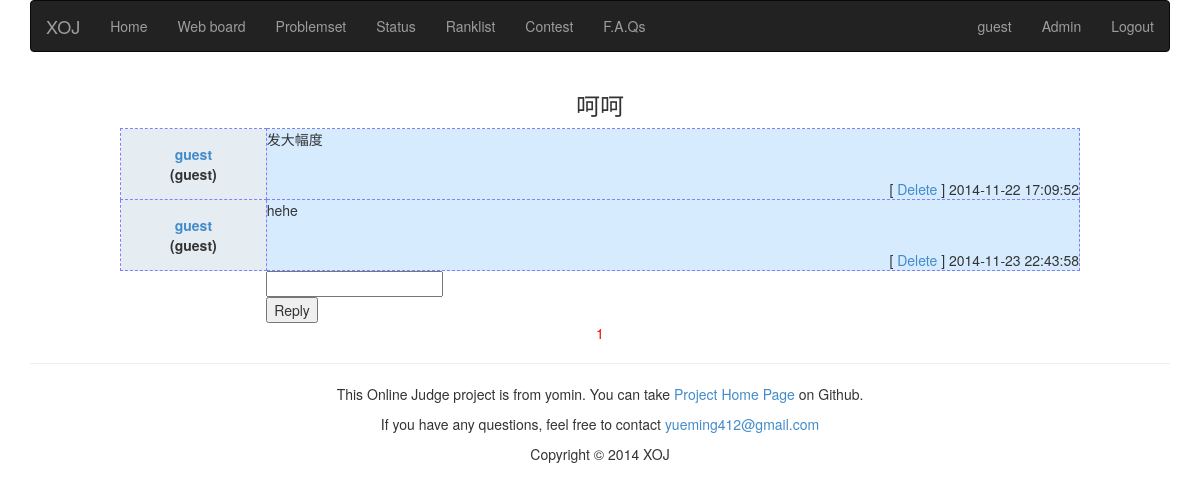
The app's page /comment/1/ (signed in) with its own data.
### appfile/models.py (models this page shows, shortened)
class User(db.Model):
    userid = db.Column(db.String(22), primary_key = True, unique = True)
    nickname = db.Column(db.String(22),unique = True)
    password = db.Column(db.String(100),unique = True)
    is_admin = db.Column(db.Boolean)
    ac_count = db.Column(db.Integer, default = 0)
    submit_count = db.Column(db.Integer, default = 0)
    def is_authenticated(self):
        return True

class Comment(db.Model):
    tid = db.Column(db.Integer, primary_key = True)
    pid = db.Column(db.Integer)
    userid = db.Column(db.String(22))
    nickname = db.Column(db.String(22))
    title = db.Column(db.String(32))
    content = db.Column(db.Text)
    post_time = db.Column(db.String(19))
    last_reply = db.Column(db.String(19))
    re = db.Column(db.Integer, default = 0)
    replys = db.relationship('Reply', backref = db.backref('comment'))

class Reply(db.Model):
    rid = db.Column(db.Integer, primary_key = True)
    tid = db.Column(db.Integer, db.ForeignKey('comment.tid', ondelete = 'CASCADE'))
    userid = db.Column(db.String(22))
    nickname = db.Column(db.String(22))
    content = db.Column(db.Text)
    post_time = db.Column(db.String(19))

### appfile/views.py (the view, shortened to what this page needs)
@app.route('/comment/<int:tid>/',methods = ['GET','POST'])
def show_comment(tid):
    form = ReplyForm()
    if request.method == 'GET':
        page = request.args.get('page')
        if not page:
            page = 1
        else:
            page = int(page)
        if page == 1:
            comment = Comment.query.get(tid)
        else:
            comment = None
        title = Comment.query.get(tid).title
        reply_list = Reply.query.filter_by(tid = tid).order_by(Reply.tid).paginate(page, MAX_REPLY_NUM_ONE_PAGE,False)
        return render_template('showcomment.html', tid = tid, title = title, comment = comment, page = page,reply_list = reply_list, form = form)

### appfile/forms.py
class ReplyForm(Form):
    content = TextField()

### appfile/views.py (called while the page is built)
@login_manager.user_loader
def load_user(userid):
    return User.query.get(userid)

@app.before_request
def before_request():
    g.user = current_user
    if g.user.is_authenticated():
        g.url = url_for('userinfo',userid = g.user.userid)

### appfile/templates/showcomment.html (shortened to what this page needs)
{% extends "base.html" %}
{% block content %}
<h3 class="center">{{ title }}</h3>
<table class="reply">
    {% if page == 1 %}
        <tr>
            <td class="userinfo">
                <a href={{ url_for('userinfo', userid = comment.userid) }}> {{ comment.userid }} </a><br />
                ({{ comment.nickname }})
            </td>
            <td class="content">
                {{ comment.content }}
                <div class="tip">
                    {% if g.user.is_authenticated() and (g.user.is_admin or g.user.userid == comment.userid) %}
                        [<a href={{ url_for('deletepost', tid = comment.tid) }}> Delete </a>]
                    {% endif %}
                    {{ comment.post_time }}
                </div>
            </td>
        </tr>
    {% endif %}
    {% for reply in reply_list.items %}
        <tr>
            <td class="userinfo">
                <a href={{ url_for('userinfo', userid = reply.userid) }}> {{ reply.userid }} </a><br />
                ({{ reply.nickname }})
            </td>
            <td class="content">
                {{ reply.content }}
                <div class="tip">
                    {% if g.user.is_authenticated() and (g.user.is_admin or g.user.userid == reply.userid) %}
                        [<a href={{ url_for('deletepost', rid = reply.rid) }}> Delete </a>]
                    {% endif %}
                    {{ reply.post_time }}
                </div>
            </td>
        </tr>
    {% endfor %}
    <tr>
        <td></td>
        <td>
            {% if g.user.is_authenticated() %}
                <form action={{ url_for('show_comment', tid = tid )}} method="POST">
                    {{ form.content(id="thread", rows = 10, cols = 77) }}<br />
                    <input type="submit" value="Reply">
                </form>
            {% endif %}
        </td>
    </tr>
</table>
<div class="center">
    {% for i in reply_list.iter_pages() %}
        {% if page == i %}
            <span class="red"> {{ i }} </span>
        {% else %}
            <a href={{ url_for('show_comment', tid = tid, page = i) }}> {{ i }} </a>
        {% endif %}
    {% endfor %}
</div>
{% endblock %}

### appfile/templates/base.html (shortened to what this page needs)
<!DOCTYPE html>
<html lang="zh-cn">
    <head>
        <link rel="stylesheet" type="text/css" href={{ url_for('static', filename='css/bootstrap.min.css') }}>
        <link rel="stylesheet" type="text/css" href={{ url_for('static', filename='css/style.css') }}>
    </head>
    <body>
        <div class="container">
            <nav class="navbar navbar-inverse" role="navigation">
                <div class="navbar-header">
                    <a class="navbar-brand" href={{ url_for('index')}}>XOJ</a>
                </div>
                <div class="collapse navbar-collapse" id="bs-example-navbar-collapse-1">
                    <ul class="nav navbar-nav">
                        <li><a href="/">Home</a></li>
                        <li><a href="/discuss/">Web board</a></li>
                        <li><a href="/problemset/">Problemset</a></li>
                        <li><a href="/status/">Status</a></li>
                        <li><a href="/ranklist/">Ranklist</a></li>
                        <li><a href="/">Contest</a></li>
                        <li><a href="/FAQ/">F.A.Qs</a></li>
                    </ul>
                    {% if g.user.is_authenticated() %}
                        <ul class="nav navbar-nav navbar-right">
                            <li><a href={{ g.url }}>{{ g.user.userid }}</a></li>
                            {% if g.user.is_admin %}
                                <li><a href="/admin/">Admin</a></li>
                            {% endif %}
                            <li><a href="/logout/">Logout</a></li>
                        </ul>
                    {% else %}
                    <div class="navbar-form navbar-right">
                            <a href="/login/" class="btn btn-primary">Sign in</a>
                            <a href="/register/" class="btn btn-default">Sign up</a>
                    </div>
                    {% endif %}
                </div>
            </nav>
        </div>
        {% block content %}
        {% endblock %}
        <div class="container">
            <footer>
                <hr>
                <p class="text-center">
                    This Online Judge project is from yomin. You can take
                    <a href="http://github/Rominyue">Project Home Page</a>
                    on Github.
                </p>
                <p class="text-center">
                    If you have any questions, feel free to contact
                    <a href="mailto:someone@example.com">yueming412@gmail.com</a>
                </p>
                <p class="text-center">Copyright © 2014 XOJ</p>
            </footer>
        </div>
    </body>
</html>

### appfile/static/css/style.css (style rules this page uses)
.center { text-align: center; }
.userinfo { font-weight: bold; width: 133px; text-align: center; border: 1px dashed #8080FF; height: 44px; padding-top: 0px; background-color: #E5EDF2; }
.reply { width: 80%; margin: 0 auto; word-wrap: break-word; word-break: break-all; }
.content { width: 742px; vertical-align: top; border: 1px dashed #8080FF; background-color: #D7EBFF; }
.tip { text-align: right; margin-top: 30px; }
a:link { text-decoration: none; }
.red { color: red; }

### records on screen
User: user.userid "guest"
Comment: title "呵呵", userid "guest", nickname "guest", content "发大幅度", post_time "2014-11-22 17:09:52"
Reply: userid "guest", nickname "guest", content "hehe", post_time "2014-11-23 22:43:58"

### other values on screen
{{ i }} "1"
